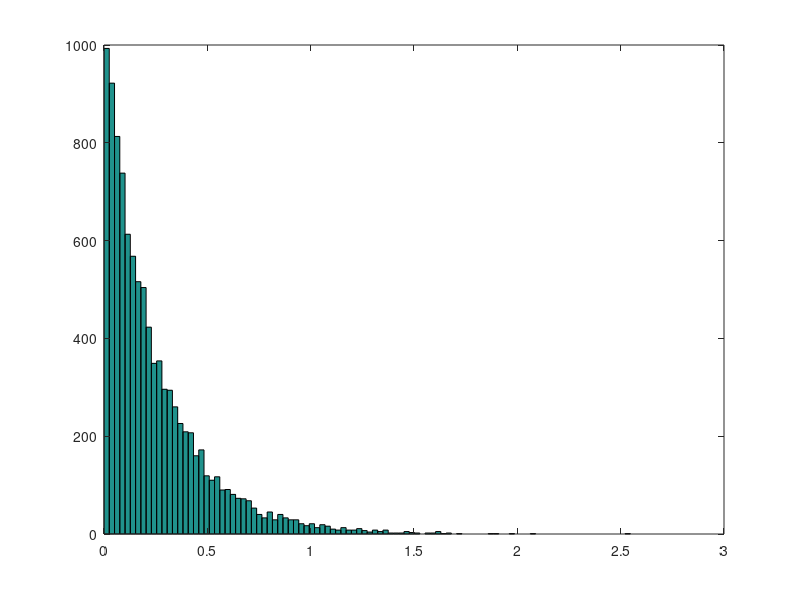

Here is the MATLAB script that generated this plot:
%Matlab exercise:
%Implement part (b) in Matlab (look at the solution in the book) to show how you can use
%this to generate the exponential random variable. Simulate this for 10,000 points and turn in your histogram
%plot. It should look like the histogram for an exponential random variable!
clear;
N = 10000;
lambda = 4;%arbitrary
X = zeros(1,N);
for k=1:N
    u = rand();
    X(k) = -log(1-u)/lambda;
end;
hist(X, 100);